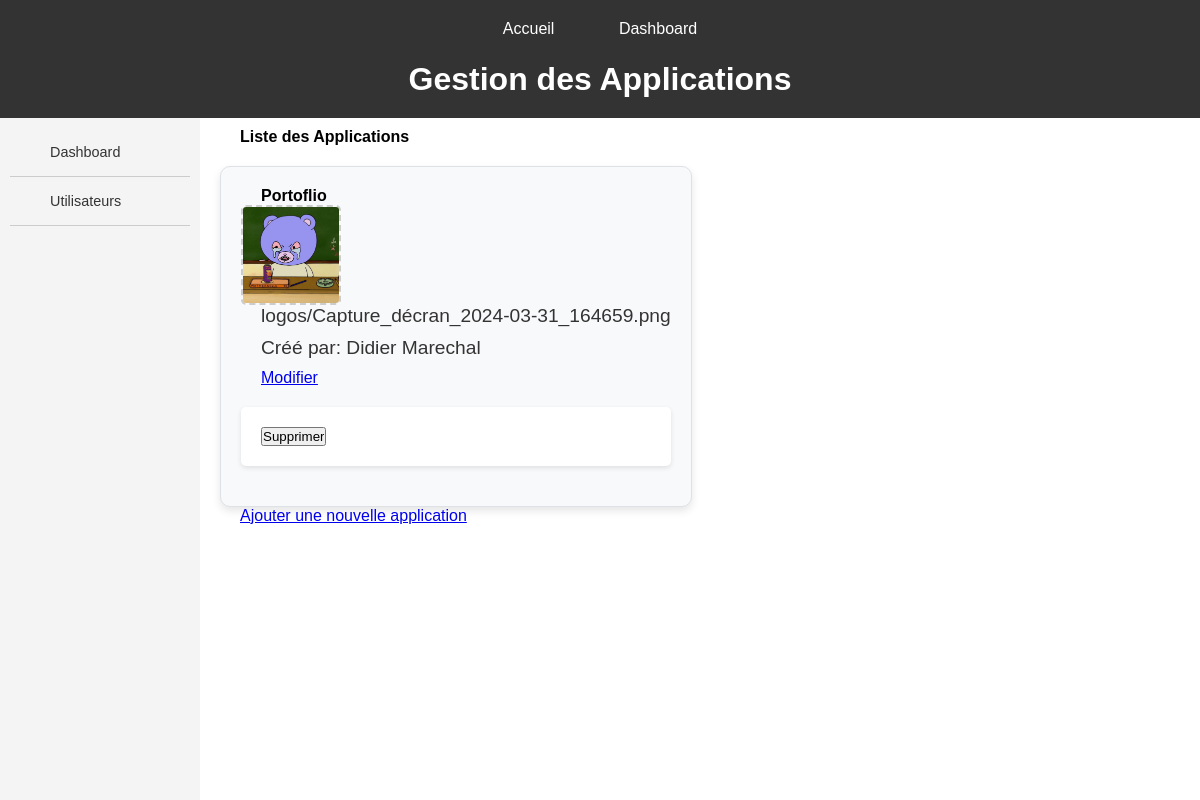
The app's page /applications/home/, older data.
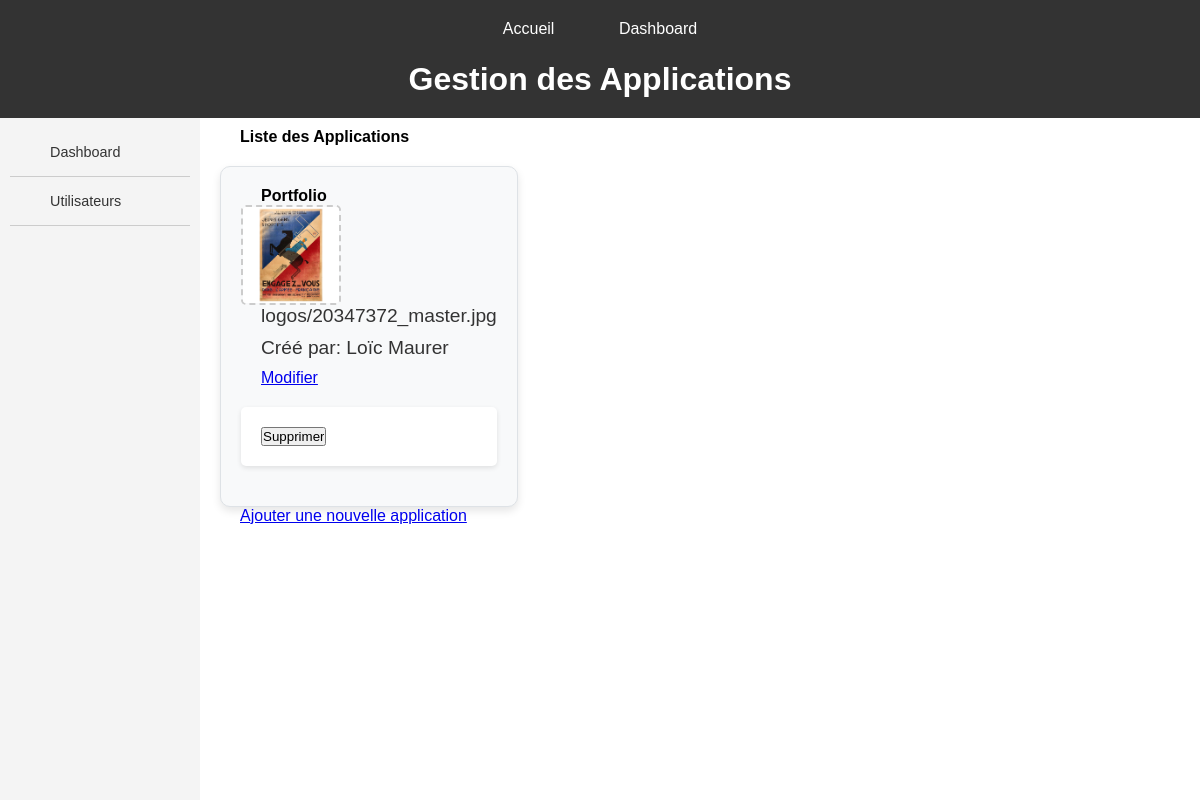
The same page, newer data.
### servops/models.py (models this page shows)
class Application(models.Model):
    name = models.CharField(max_length=200)
    logo = models.ImageField(upload_to='logos/')
    user = models.ForeignKey(ServUser, on_delete=models.CASCADE, related_name='applications')
    services = models.ManyToManyField(Service, related_name='applications')
    launch_server = models.ForeignKey(Server, on_delete=models.CASCADE, related_name='applications')

class ServUser(models.Model):
    first_name = models.CharField(max_length=100)
    last_name = models.CharField(max_length=100)
    email = models.EmailField(unique=True)
    def __str__(self):
        return self.first_name + ' ' + self.last_name

### servops/views.py (the view)
# urls.py: path('applications/home/', views.applications_home, name='applications_home'),
def applications_home(request):
    applications = Application.objects.all()
    return render(request, 'servops/CRUD/CRUD_applications/home.html', {'applications': applications})

### servops/templates/servops/CRUD/CRUD_applications/home.html (shortened to what this page needs)
{% extends 'servops/MAIN/main_dashboard.html' %}
{% block header %}Gestion des Applications{% endblock %}
{% block sidebar %}
    <li><a href="{% url 'dashboard'%}">Dashboard</a></li>
    <li><a href="{% url 'users_crud'%}">Utilisateurs</a></li>
{% endblock %}
{% block content %}
<h2>Liste des Applications</h2>
<div class="container">
    {% for application in applications %}
    <div class="service-box">
        <h3>{{ application.name }}</h3>
        <img src="{{ application.logo.url }}" alt="{{ application.name }}" class="image-upload">
        <p>{{application.logo}}</p>
        <p>Créé par: {{ application.user }}</p>
        <a href="{% url 'update_application' application.id %}">Modifier</a>
        <form action="{% url 'delete_application' application.id %}" method="post">
            <input type="submit" value="Supprimer">
        </form>
    </div>
    {% endfor %}
</div>
<a href="{% url 'create_application' %}">Ajouter une nouvelle application</a>
{% endblock %}

### servops/templates/servops/MAIN/main_dashboard.html (shortened to what this page needs)
{% load static %}
<!DOCTYPE html>
<html lang="en">
<head>
    <link rel="stylesheet" type="text/css" href="{% static 'main.css' %}">
</head>
<body>
    <header>
        <nav>
            <ul>
                <li><a href="{% url 'index' %}">Accueil</a></li>
                <li><a href="{% url 'dashboard' %}">Dashboard</a></li>
            </ul>
        </nav>
        <h1 id="titre-dashboard">{% block header %}{% endblock header %}</h1>
    </header>
    <aside class="bar">
        <ul>
            {% block sidebar %}
            {% endblock sidebar %}
        </ul>
    </aside>
    <main>
        {% block content %}
        {% endblock content %}
    </main>
</body>
</html>

### servops/static/main.css (style rules this page uses)
* { margin: 0; padding: 0; box-sizing: border-box; }
html, body { width: 100%; height: 100%; font-family: Arial, sans-serif; }
html { scroll-behavior: smooth; }
header { background-color: #333; color: #fff; padding: 20px; text-align: center; }
header h1 { font-size: 2em; }
nav ul { list-style-type: none; margin: 0; padding: 0; }
nav ul li { display: inline-block; margin-right: 20px; }
nav ul li a { color: #fff; text-decoration: none; padding: 10px; border-radius: 5px; transition: background-color 0.3s; }
.bar { background-color: #f4f4f4; padding: 10px; width: 200px; height: 100vh; position: fixed; overflow: auto; }
.bar ul { list-style-type: none; padding: 0; margin: 0; }
.bar ul li { padding: 8px 10px; border-bottom: 1px solid #ccc; font-size: 0.9em; }
.bar ul li a { text-decoration: none; color: #333; display: block; padding: 8px 10px; }
main { margin-left: 210px; padding: 10px; }
main p, main h1, main h2, main h3, a { font-size: 1em; margin-left: 20px; }
#titre-dashboard { margin-top: 2%; }
form { max-width: 600px; margin: 20px auto; padding: 20px; background-color: #fff; border-radius: 5px; box-shadow: 0 2px 5px rgba(0, 0, 0, 0.1); }
.image-upload { height: 100px; width: 100px; display: flex; justify-content: center; align-items: center; border: 2px dashed #ccc; border-radius: 5px; cursor: pointer; }
.container { display: flex; flex-wrap: wrap; gap: 20px; }
.service-box { margin-top: 2%; background-color: #f8f9fa; border: 1px solid #dee2e6; padding: 20px; border-radius: 10px; box-shadow: 0 4px 8px rgba(0, 0, 0, 0.1); transition: transform 0.2s ease, box-shadow 0.2s ease; }
.service-box p { font-size: 1.2em; color: #333; margin-bottom: 10px; }

Row changes from the older to the newer data that the page shows:
removed Application: name "Portoflio", logo (picture), logo "logos/Capture_décran_2024-03-31_164659.png", user "Didier Marechal"
added Application: name "Portfolio", logo (picture), logo "logos/20347372_master.jpg", user "Loïc Maurer"
